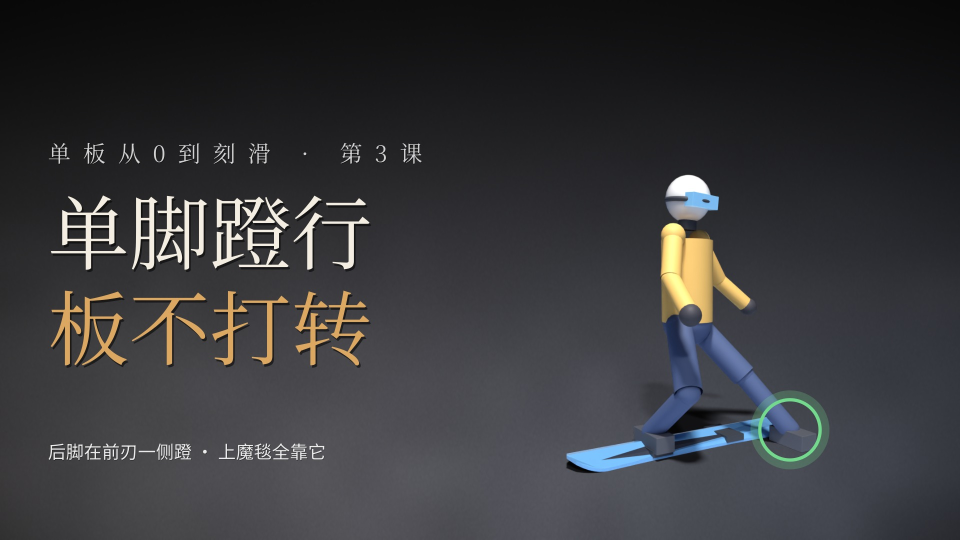
#> input picture video/单板从0到刻滑第3课-单脚蹬行-横版16x9.jpg, 1920 x 1080 px (shown at 1/2 size); its folder holds only this picture in this run
$ python -i vert.py   (imports and definitions only)
#> lines starting #> are read from the running program, lines starting #| are printed output that depends on the picture
"""《单板从0到刻滑》竖屏 2D 叠加（1080×1920）：大字标题、描边字幕、关卡徽章、追踪 3D 关节的标注。"""
import math, subprocess
import cairo
import numpy as np
from PIL import Image

W, H, FPS = 1080, 1920, 30
SERIF, SANS = "Noto Serif SC", "Noto Sans SC"
INK = (0.97, 0.96, 0.93)
DIM = (0.70, 0.73, 0.78)
GOLD = (1.0, 0.78, 0.36)
ICE = (0.55, 0.80, 1.0)
RED = (1.0, 0.36, 0.30)
GREEN = (0.40, 0.90, 0.55)
SERIES = "单板从0到刻滑"


def clamp(x, a=0.0, b=1.0):
    return max(a, min(b, x))


def ease(x):
    x = clamp(x); return x * x * (3 - 2 * x)


def ramp(t, t0, t1):
    return ease((t - t0) / max(1e-6, t1 - t0))


def window(t, a, b, fade=0.3):
    return min(ramp(t, a - fade * 0.5, a + fade * 0.5), 1 - ramp(t, b - fade * 0.5, b + fade * 0.5))


# [4 lines left out: function pop, not called in this run]


def font(c, size, bold=False, face=SANS):
    c.select_font_face(face, cairo.FONT_SLANT_NORMAL, cairo.FONT_WEIGHT_BOLD if bold else cairo.FONT_WEIGHT_NORMAL)
    c.set_font_size(size)


def tw(c, s):
    return c.text_extents(s).x_advance


# [25 lines left out: functions rrect, stroke_text, not called in this run]


COLS = {"b": ICE, "w": GOLD, "r": RED, "g": GREEN}


# [153 lines left out: functions spans, rich_line, wrap, subtitle, badge, big_title and 4 more, not called in this run]


def note(c, s, alpha=1.0):
    stroke_text(c, s, 60, H - 330, 24, DIM, alpha * 0.9, bold=False, align="l", stroke=4)


def load_frame(path, zoom=1.0, focus=(0.5, 0.5)):
#> called with path = '../单板从0到刻滑第3课-单脚蹬行-横版16x9.jpg', zoom = 1, focus = (0.5, 0.5)
    im = Image.open(path).convert("RGB")
#> im is the input picture: PIL image 1920x1080 RGB; mean R, G, B 55.1, 55.3, 57.9
    if zoom != 1.0:
        iw, ih = im.size
        cw, ch = iw / zoom, ih / zoom
        fx, fy = focus[0] * iw, focus[1] * ih
        x0 = clamp(fx - cw / 2, 0, iw - cw); y0 = clamp(fy - ch / 2, 0, ih - ch)
        im = im.crop((x0, y0, x0 + cw, y0 + ch))
    else:
        x0 = y0 = 0; cw, ch = im.size
#> after `cw, ch = im.size`: cw = 1920; ch = 1080
    im = im.resize((W, H), Image.LANCZOS)
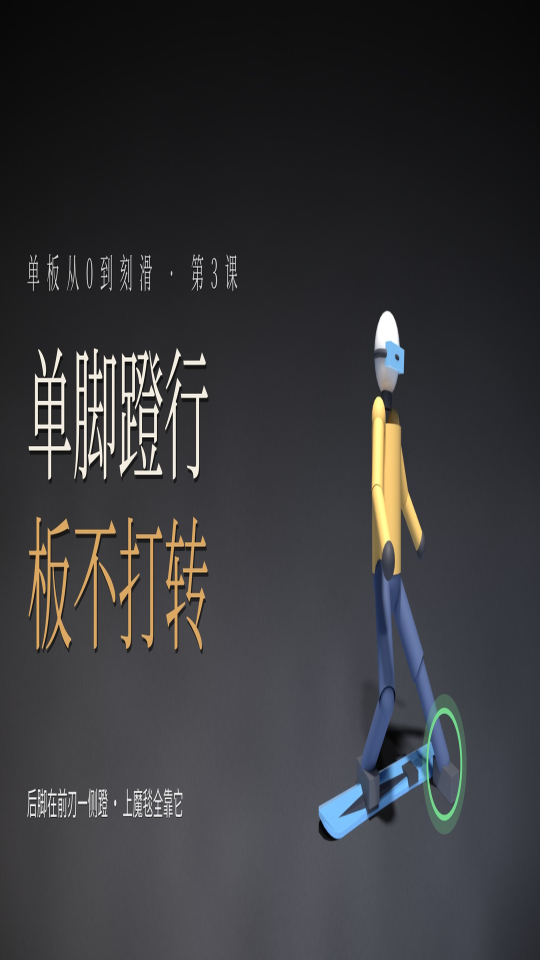
#> im: PIL image 1080x1920 RGB (shown at 1/2 size); mean R, G, B 55.1, 55.3, 57.9
    a = np.asarray(im)
    buf = np.dstack([a[..., 2], a[..., 1], a[..., 0], np.full(a.shape[:2], 255, np.uint8)]).copy()
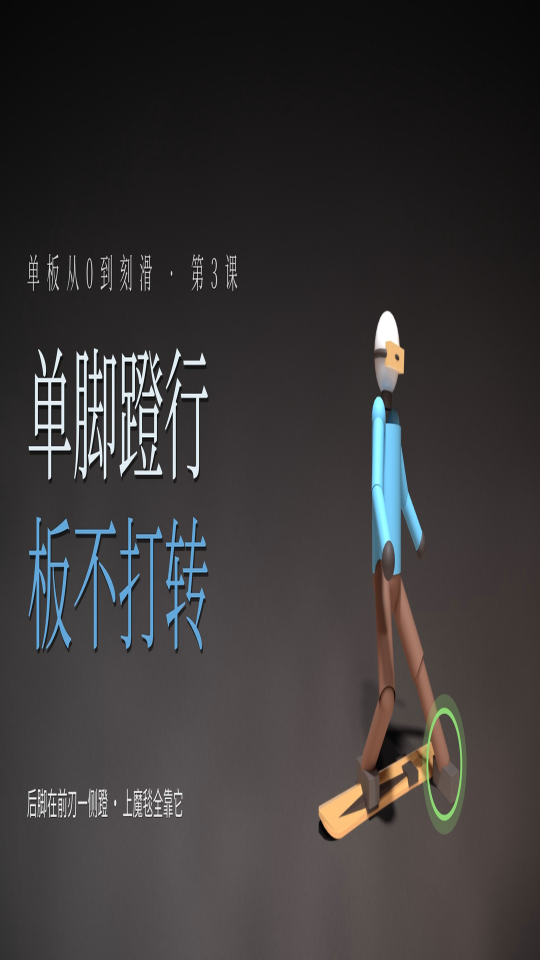
#> buf: shape (1920, 1080, 4) (shown at 1/2 size); mean R, G, B, A 57.9, 55.3, 55.1, 255
#> (the run stopped early here; a loop or call above may not have finished)

$ run again, on video/单板从0到刻滑第7课-第一次换刃-竖版3x4.jpg
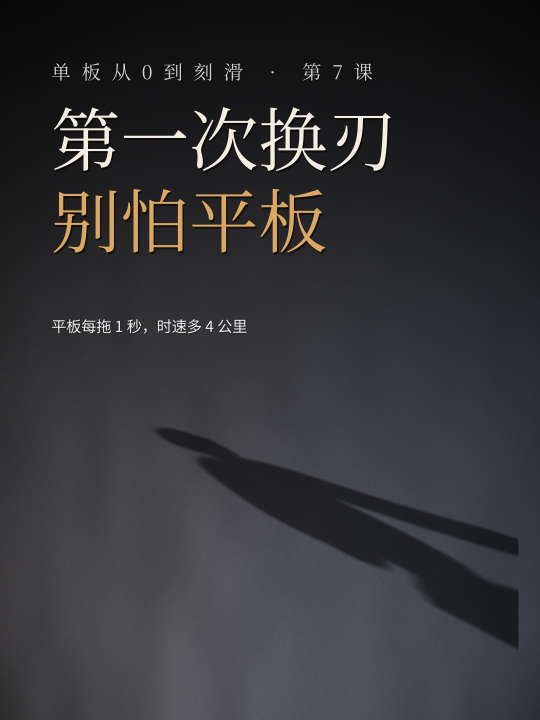
#> input picture video/单板从0到刻滑第7课-第一次换刃-竖版3x4.jpg, 1080 x 1440 px (shown at 1/2 size)
#> in load_frame, im is the input picture: PIL image 1080x1440 RGB; mean R, G, B 51.5, 51.2, 53.8
#> in load_frame, `im = im.resize((W, H), Image.LANCZOS)`:
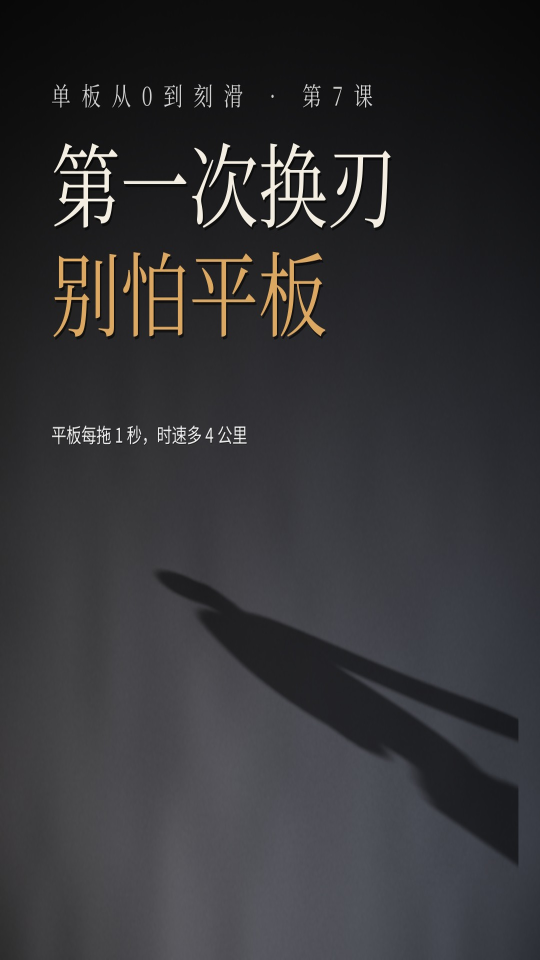
#> im: PIL image 1080x1920 RGB (shown at 1/2 size); mean R, G, B 51.5, 51.2, 53.8
